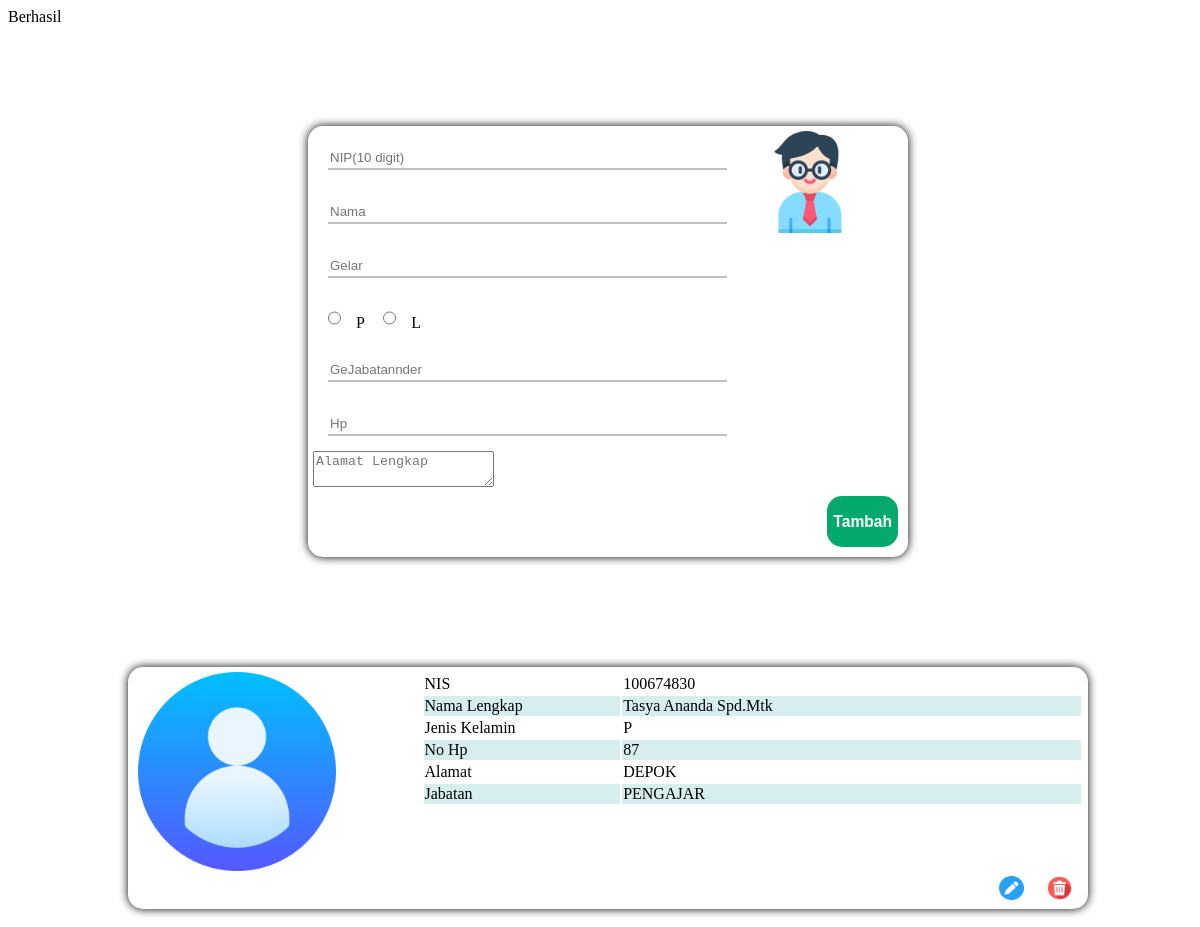
Screenshot of /guru/guru.php with the database file from the repository.
### tables this page shows
CREATE TABLE `data_guru` (
  `urut_guru` int(11) NOT NULL,
  `nip` int(11) NOT NULL,
  `nama_guru` varchar(20) NOT NULL,
  `gelar_guru` varchar(10) NOT NULL,
  `gender_guru` char(1) NOT NULL,
  `hp_guru` int(11) NOT NULL,
  `alamat_guru` varchar(30) NOT NULL,
  `jabatan` varchar(15) NOT NULL
);

### guru/guru.php (the view, shortened to what this page needs)
<!DOCTYPE html>
<html>
    <head>
    </head>
    <body style="width:100%; height:100%;">
        <?php
        include "../connect.php";
        echo '<div id="inout">
        <div style="width: 100%;display:flex;justify-content: center;padding-top: 100px;">
            <form class="boxi" method="POST">
              <div style="display:flex; align-itemss:center;">
                <div style="width:75%;">
                  <input type="text" style="width: 90%;" placeholder="NIP(10 digit)" name="nip" >
                  <input type="text" style="width: 90%;" placeholder="Nama" name="nama" >
                  <input type="text" style="width: 90%;" placeholder="Gelar" name="glrGru" >
                  <input type="radio" value="P" name="gndGru"><label>P</label>
                  <input type="radio" value="L" name="gndGru"><label>L</label>
                  <input type="text" style="width: 90%;" placeholder="GeJabatannder" name="jbtGru" >
                  <input type="number" style="width: 90%;" placeholder="Hp" name="hp" >
                  <textarea placeholder="Alamat Lengkap" name="alamat" ></textarea>
                </div>
              <div style="width: 25%;align-items: center; margin-left:5px;">
                <img style="width: 70%;" src="teacher.png" >
              </div>
            </div>
            <button  type="submit" style= "float: right; margin: 5PX; border: none; background-color: #04AA6D; color: white; border-radius: 15px;" name="simpan"><h3>Tambah</h3></button>
            </form>
          </div>';
        $sql = "SELECT * from data_guru";
        $result = $conn->query($sql);
        while($row = $result->fetch_assoc()) {
        echo '<div style="width: 100%;display:flex;align-items:center;justify-content: center;padding-top: 100px;">
    <div class="boxi" style="width:80%;">
      <div style="display: flex;">
        <div style="width: 30%;align-items: center;margin-left:5px;">
          <img style="width: 70%;" src="user.png">
        </div>
        <div style="width: 70%;">
          <table style="width: 100%;">
            <tr><td style="width: 30%;">NIS</td><td style="width: 70%;">'.$row['nip']."</td>
            <tr><td>Nama Lengkap</td><td>".$row['nama_guru']." ".$row['gelar_guru']."</td>
            <tr><td>Jenis Kelamin</td><td>".$row['gender_guru']."</td>
            <tr><td>No Hp</td><td>".$row['hp_guru']."</td>
            <tr><td>Alamat</td><td>".$row['alamat_guru']."</td>
            <tr><td>Jabatan</td><td>".$row['jabatan'].'</td>
          </table>
        </div>
        <div>
        </div>
      </div>
      <form action="delete.php" method="GET"><button type="submit" name="hapus" value="'.$row['urut_guru'].'" style="width:5%; float:right; background-color:transparent; border:none;"><img src="delete.png" style="width: 70%;"></button></form>
      <form action="edit.php" method="GET"><button type="submit" name="edit" value="'.$row['urut_guru'].'" style="width:5%; float:right; background-color:transparent; border:none;"><img src="pen.png" style="width: 70%;"></button></form>
    </div>
  </div>';
        }?>
    </body>
</html>

### guru/guru.php (style rules this page uses)
head,body { width:100%; height:100%; }
tr:nth-child(even) { background-color: #D6EEEE; }
.boxi { width: 50%; box-sizing: border-box; border-radius: 15px; box-shadow: 0px 0px 10px rgba(0,0, 0, 1); justify-content: center; padding: 5px; margin-bottom: 10px; }
form input { border: none; border-bottom: 2px solid silver; margin: 15px; height: 20px; }

### rows the page displays
data_guru: nip "100674830", nama_guru "Tasya Ananda", gelar_guru "Spd.Mtk", gender_guru "P", hp_guru "87", alamat_guru "DEPOK", jabatan "PENGAJAR", $row['urut_guru'] 2 (drawn)
